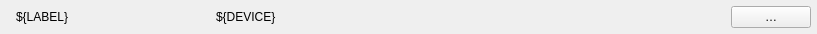
<?xml version="1.0" encoding="UTF-8"?>
<!--
  One turbo pump in a device group: state, label, device name, State, speed, temperature
  and the button opening its panel (panel.ui next to this file).
  Macros: DEVICE, LABEL (e.g. from the dataSource of a PyDMTemplateRepeater, see ../../group.ui)
-->
<ui version="4.0">
 <class>TurboPumpRow</class>
 <widget class="QWidget" name="TurboPumpRow">
  <property name="geometry">
   <rect>
    <x>0</x>
    <y>0</y>
    <width>720</width>
    <height>34</height>
   </rect>
  </property>
  <property name="windowTitle">
   <string>${LABEL}</string>
  </property>
  <layout class="QHBoxLayout" name="row_layout">
   <property name="spacing">
    <number>10</number>
   </property>
   <property name="leftMargin">
    <number>6</number>
   </property>
   <property name="topMargin">
    <number>3</number>
   </property>
   <property name="rightMargin">
    <number>6</number>
   </property>
   <property name="bottomMargin">
    <number>3</number>
   </property>
   <item>
    <widget class="TangoStateLed" name="state_led">
     <property name="toolTip">
      <string>tango://${DEVICE}/State</string>
     </property>
     <property name="channel" stdset="0">
      <string>tango://${DEVICE}/State</string>
     </property>
    </widget>
   </item>
   <item>
    <widget class="QLabel" name="device_label">
     <property name="text">
      <string>${LABEL}</string>
     </property>
     <property name="minimumSize">
      <size>
       <width>190</width>
       <height>0</height>
      </size>
     </property>
    </widget>
   </item>
   <item>
    <widget class="QLabel" name="device_name">
     <property name="text">
      <string>${DEVICE}</string>
     </property>
     <property name="minimumSize">
      <size>
       <width>190</width>
       <height>0</height>
      </size>
     </property>
     <property name="mbiRole" stdset="0">
      <string>caption</string>
     </property>
    </widget>
   </item>
   <item>
    <widget class="PyDMLabel" name="state">
     <property name="minimumSize">
      <size>
       <width>95</width>
       <height>0</height>
      </size>
     </property>
     <property name="toolTip">
      <string>tango://${DEVICE}/State</string>
     </property>
     <property name="alignment">
      <set>Qt::AlignRight|Qt::AlignVCenter</set>
     </property>
     <property name="mbiRole" stdset="0">
      <string>value</string>
     </property>
     <property name="showUnits" stdset="0">
      <bool>true</bool>
     </property>
     <property name="channel" stdset="0">
      <string>tango://${DEVICE}/State</string>
     </property>
    </widget>
   </item>
   <item>
    <widget class="PyDMLabel" name="speed">
     <property name="minimumSize">
      <size>
       <width>95</width>
       <height>0</height>
      </size>
     </property>
     <property name="toolTip">
      <string>tango://${DEVICE}/speed</string>
     </property>
     <property name="alignment">
      <set>Qt::AlignRight|Qt::AlignVCenter</set>
     </property>
     <property name="mbiRole" stdset="0">
      <string>value</string>
     </property>
     <property name="showUnits" stdset="0">
      <bool>true</bool>
     </property>
     <property name="channel" stdset="0">
      <string>tango://${DEVICE}/speed</string>
     </property>
    </widget>
   </item>
   <item>
    <widget class="PyDMLabel" name="temperature">
     <property name="minimumSize">
      <size>
       <width>95</width>
       <height>0</height>
      </size>
     </property>
     <property name="toolTip">
      <string>tango://${DEVICE}/temperature</string>
     </property>
     <property name="alignment">
      <set>Qt::AlignRight|Qt::AlignVCenter</set>
     </property>
     <property name="mbiRole" stdset="0">
      <string>value</string>
     </property>
     <property name="showUnits" stdset="0">
      <bool>true</bool>
     </property>
     <property name="channel" stdset="0">
      <string>tango://${DEVICE}/temperature</string>
     </property>
    </widget>
   </item>
   <item>
    <spacer name="spacer">
     <property name="orientation">
      <enum>Qt::Horizontal</enum>
     </property>
     <property name="sizeHint" stdset="0">
      <size>
       <width>0</width>
       <height>0</height>
      </size>
     </property>
    </spacer>
   </item>
   <item>
    <widget class="PyDMRelatedDisplayButton" name="open">
     <property name="toolTip">
      <string>Open the panel of ${DEVICE}</string>
     </property>
     <property name="text">
      <string>…</string>
     </property>
     <property name="filenames" stdset="0">
      <stringlist>
       <string>panel.ui</string>
      </stringlist>
     </property>
     <property name="macros" stdset="0">
      <stringlist>
       <string>{"DEVICE": "${DEVICE}"}</string>
      </stringlist>
     </property>
     <property name="openInNewWindow" stdset="0">
      <bool>true</bool>
     </property>
     <property name="showIcon" stdset="0">
      <bool>false</bool>
     </property>
     <property name="mbiRole" stdset="0">
      <string>open</string>
     </property>
    </widget>
   </item>
  </layout>
 </widget>
 <customwidgets>
  <customwidget>
   <class>PyDMLabel</class>
   <extends>QLabel</extends>
   <header>pydm.widgets.label</header>
  </customwidget>
  <customwidget>
   <class>PyDMRelatedDisplayButton</class>
   <extends>QPushButton</extends>
   <header>pydm.widgets.related_display_button</header>
  </customwidget>
  <customwidget>
   <class>TangoStateLed</class>
   <extends>QWidget</extends>
   <header>pydm_mbi.widgets.state_led</header>
  </customwidget>
 </customwidgets>
 <resources />
 <connections />
</ui>
